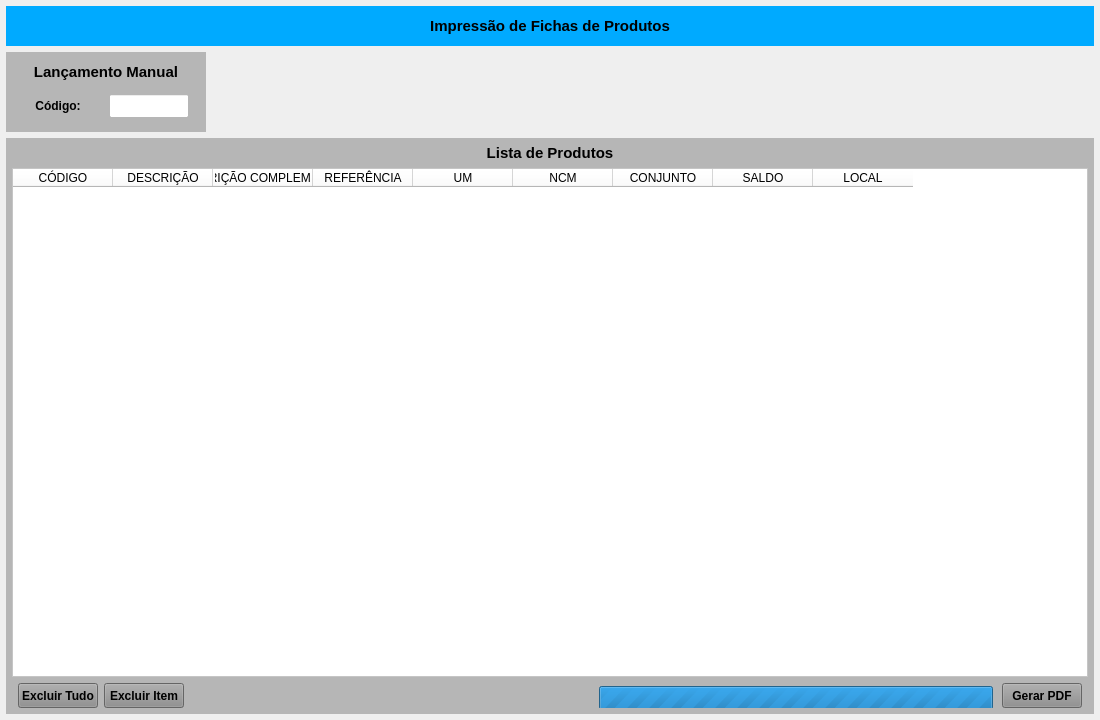
<?xml version="1.0" encoding="UTF-8"?>
<ui version="4.0">
 <class>MainWindow</class>
 <widget class="QMainWindow" name="MainWindow">
  <property name="geometry">
   <rect>
    <x>0</x>
    <y>0</y>
    <width>1100</width>
    <height>720</height>
   </rect>
  </property>
  <property name="windowTitle">
   <string>Imprimir Ficha Produto</string>
  </property>
  <widget class="QWidget" name="centralwidget">
   <layout class="QVBoxLayout" name="verticalLayout">
    <property name="leftMargin">
     <number>6</number>
    </property>
    <property name="topMargin">
     <number>6</number>
    </property>
    <property name="rightMargin">
     <number>6</number>
    </property>
    <property name="bottomMargin">
     <number>6</number>
    </property>
    <item>
     <widget class="QWidget" name="widget_cabecalho" native="true">
      <property name="sizePolicy">
       <sizepolicy hsizetype="Preferred" vsizetype="Fixed">
        <horstretch>0</horstretch>
        <verstretch>0</verstretch>
       </sizepolicy>
      </property>
      <property name="minimumSize">
       <size>
        <width>0</width>
        <height>40</height>
       </size>
      </property>
      <property name="maximumSize">
       <size>
        <width>16777215</width>
        <height>40</height>
       </size>
      </property>
      <property name="styleSheet">
       <string notr="true">background-color: rgb(0, 170, 255);</string>
      </property>
      <layout class="QHBoxLayout" name="horizontalLayout">
       <property name="spacing">
        <number>0</number>
       </property>
       <property name="leftMargin">
        <number>15</number>
       </property>
       <property name="topMargin">
        <number>6</number>
       </property>
       <property name="rightMargin">
        <number>15</number>
       </property>
       <property name="bottomMargin">
        <number>6</number>
       </property>
       <item>
        <widget class="QLabel" name="label_3">
         <property name="sizePolicy">
          <sizepolicy hsizetype="Minimum" vsizetype="Preferred">
           <horstretch>0</horstretch>
           <verstretch>0</verstretch>
          </sizepolicy>
         </property>
         <property name="minimumSize">
          <size>
           <width>0</width>
           <height>0</height>
          </size>
         </property>
         <property name="maximumSize">
          <size>
           <width>16777215</width>
           <height>16777215</height>
          </size>
         </property>
         <property name="font">
          <font>
           <pointsize>9</pointsize>
           <weight>75</weight>
           <bold>true</bold>
          </font>
         </property>
         <property name="text">
          <string/>
         </property>
         <property name="alignment">
          <set>Qt::AlignLeading|Qt::AlignLeft|Qt::AlignVCenter</set>
         </property>
        </widget>
       </item>
       <item>
        <widget class="QLabel" name="label_13">
         <property name="sizePolicy">
          <sizepolicy hsizetype="Minimum" vsizetype="Preferred">
           <horstretch>0</horstretch>
           <verstretch>0</verstretch>
          </sizepolicy>
         </property>
         <property name="minimumSize">
          <size>
           <width>300</width>
           <height>0</height>
          </size>
         </property>
         <property name="font">
          <font>
           <pointsize>11</pointsize>
           <weight>75</weight>
           <bold>true</bold>
          </font>
         </property>
         <property name="text">
          <string>Impressão de Fichas de Produtos</string>
         </property>
         <property name="alignment">
          <set>Qt::AlignCenter</set>
         </property>
        </widget>
       </item>
       <item>
        <widget class="QLabel" name="label_11">
         <property name="sizePolicy">
          <sizepolicy hsizetype="Preferred" vsizetype="Preferred">
           <horstretch>0</horstretch>
           <verstretch>0</verstretch>
          </sizepolicy>
         </property>
         <property name="minimumSize">
          <size>
           <width>0</width>
           <height>0</height>
          </size>
         </property>
         <property name="maximumSize">
          <size>
           <width>16777215</width>
           <height>16777215</height>
          </size>
         </property>
         <property name="font">
          <font>
           <pointsize>9</pointsize>
           <weight>75</weight>
           <bold>true</bold>
          </font>
         </property>
         <property name="text">
          <string/>
         </property>
         <property name="alignment">
          <set>Qt::AlignRight|Qt::AlignTrailing|Qt::AlignVCenter</set>
         </property>
        </widget>
       </item>
      </layout>
     </widget>
    </item>
    <item>
     <widget class="QWidget" name="widget_2" native="true">
      <property name="minimumSize">
       <size>
        <width>0</width>
        <height>80</height>
       </size>
      </property>
      <property name="maximumSize">
       <size>
        <width>16777215</width>
        <height>80</height>
       </size>
      </property>
      <layout class="QHBoxLayout" name="horizontalLayout_3">
       <property name="leftMargin">
        <number>0</number>
       </property>
       <property name="topMargin">
        <number>0</number>
       </property>
       <property name="rightMargin">
        <number>20</number>
       </property>
       <property name="bottomMargin">
        <number>0</number>
       </property>
       <item>
        <widget class="QWidget" name="widget_Cor4" native="true">
         <property name="sizePolicy">
          <sizepolicy hsizetype="Preferred" vsizetype="Preferred">
           <horstretch>0</horstretch>
           <verstretch>0</verstretch>
          </sizepolicy>
         </property>
         <property name="minimumSize">
          <size>
           <width>200</width>
           <height>0</height>
          </size>
         </property>
         <property name="maximumSize">
          <size>
           <width>200</width>
           <height>16777215</height>
          </size>
         </property>
         <property name="styleSheet">
          <string notr="true">background-color: rgb(182, 182, 182);</string>
         </property>
         <layout class="QVBoxLayout" name="verticalLayout_4">
          <property name="spacing">
           <number>1</number>
          </property>
          <property name="leftMargin">
           <number>1</number>
          </property>
          <property name="topMargin">
           <number>1</number>
          </property>
          <property name="rightMargin">
           <number>1</number>
          </property>
          <property name="bottomMargin">
           <number>3</number>
          </property>
          <item>
           <widget class="QWidget" name="widget_16" native="true">
            <property name="minimumSize">
             <size>
              <width>0</width>
              <height>25</height>
             </size>
            </property>
            <property name="maximumSize">
             <size>
              <width>16777215</width>
              <height>25</height>
             </size>
            </property>
            <property name="styleSheet">
             <string notr="true"/>
            </property>
            <layout class="QHBoxLayout" name="horizontalLayout_17">
             <property name="spacing">
              <number>3</number>
             </property>
             <property name="leftMargin">
              <number>3</number>
             </property>
             <property name="topMargin">
              <number>3</number>
             </property>
             <property name="rightMargin">
              <number>3</number>
             </property>
             <property name="bottomMargin">
              <number>3</number>
             </property>
             <item>
              <widget class="QLabel" name="label_52">
               <property name="maximumSize">
                <size>
                 <width>16777215</width>
                 <height>16777215</height>
                </size>
               </property>
               <property name="font">
                <font>
                 <pointsize>11</pointsize>
                 <weight>75</weight>
                 <bold>true</bold>
                </font>
               </property>
               <property name="text">
                <string>Lançamento Manual</string>
               </property>
               <property name="alignment">
                <set>Qt::AlignCenter</set>
               </property>
              </widget>
             </item>
            </layout>
           </widget>
          </item>
          <item>
           <widget class="QWidget" name="widget_37" native="true">
            <property name="minimumSize">
             <size>
              <width>0</width>
              <height>30</height>
             </size>
            </property>
            <property name="maximumSize">
             <size>
              <width>16777215</width>
              <height>30</height>
             </size>
            </property>
            <property name="styleSheet">
             <string notr="true"/>
            </property>
            <layout class="QHBoxLayout" name="horizontalLayout_4">
             <property name="spacing">
              <number>5</number>
             </property>
             <property name="leftMargin">
              <number>5</number>
             </property>
             <property name="topMargin">
              <number>3</number>
             </property>
             <property name="rightMargin">
              <number>5</number>
             </property>
             <property name="bottomMargin">
              <number>3</number>
             </property>
             <item>
              <widget class="QLabel" name="label_54">
               <property name="minimumSize">
                <size>
                 <width>70</width>
                 <height>0</height>
                </size>
               </property>
               <property name="maximumSize">
                <size>
                 <width>70</width>
                 <height>16777215</height>
                </size>
               </property>
               <property name="font">
                <font>
                 <pointsize>9</pointsize>
                 <weight>75</weight>
                 <bold>true</bold>
                </font>
               </property>
               <property name="text">
                <string>Código:</string>
               </property>
               <property name="alignment">
                <set>Qt::AlignCenter</set>
               </property>
              </widget>
             </item>
             <item>
              <widget class="QLineEdit" name="line_Codigo_Manu">
               <property name="sizePolicy">
                <sizepolicy hsizetype="Preferred" vsizetype="Preferred">
                 <horstretch>0</horstretch>
                 <verstretch>0</verstretch>
                </sizepolicy>
               </property>
               <property name="minimumSize">
                <size>
                 <width>60</width>
                 <height>0</height>
                </size>
               </property>
               <property name="maximumSize">
                <size>
                 <width>80</width>
                 <height>16777215</height>
                </size>
               </property>
               <property name="font">
                <font>
                 <pointsize>9</pointsize>
                </font>
               </property>
               <property name="styleSheet">
                <string notr="true">background-color: rgb(255, 255, 255);</string>
               </property>
               <property name="alignment">
                <set>Qt::AlignCenter</set>
               </property>
               <property name="placeholderText">
                <string/>
               </property>
              </widget>
             </item>
            </layout>
           </widget>
          </item>
         </layout>
        </widget>
       </item>
       <item>
        <widget class="QWidget" name="widget_4" native="true"/>
       </item>
      </layout>
     </widget>
    </item>
    <item>
     <widget class="QWidget" name="widget_3" native="true">
      <layout class="QHBoxLayout" name="horizontalLayout_2">
       <property name="leftMargin">
        <number>0</number>
       </property>
       <property name="topMargin">
        <number>0</number>
       </property>
       <property name="rightMargin">
        <number>0</number>
       </property>
       <property name="bottomMargin">
        <number>0</number>
       </property>
       <item>
        <widget class="QWidget" name="widget_Cor5" native="true">
         <property name="styleSheet">
          <string notr="true">background-color: rgb(182, 182, 182);</string>
         </property>
         <layout class="QVBoxLayout" name="verticalLayout_3">
          <property name="leftMargin">
           <number>6</number>
          </property>
          <property name="topMargin">
           <number>6</number>
          </property>
          <property name="rightMargin">
           <number>6</number>
          </property>
          <property name="bottomMargin">
           <number>6</number>
          </property>
          <item>
           <widget class="QLabel" name="label_Titulo">
            <property name="maximumSize">
             <size>
              <width>16777215</width>
              <height>18</height>
             </size>
            </property>
            <property name="font">
             <font>
              <pointsize>11</pointsize>
              <weight>75</weight>
              <bold>true</bold>
             </font>
            </property>
            <property name="text">
             <string>Lista de Produtos</string>
            </property>
            <property name="alignment">
             <set>Qt::AlignCenter</set>
            </property>
           </widget>
          </item>
          <item>
           <widget class="QTableWidget" name="table_Estrutura">
            <property name="sizePolicy">
             <sizepolicy hsizetype="Preferred" vsizetype="Preferred">
              <horstretch>0</horstretch>
              <verstretch>0</verstretch>
             </sizepolicy>
            </property>
            <property name="font">
             <font>
              <pointsize>8</pointsize>
             </font>
            </property>
            <property name="styleSheet">
             <string notr="true">background-color: rgb(255, 255, 255);</string>
            </property>
            <column>
             <property name="text">
              <string>CÓDIGO</string>
             </property>
            </column>
            <column>
             <property name="text">
              <string>DESCRIÇÃO</string>
             </property>
            </column>
            <column>
             <property name="text">
              <string>DESCRIÇÃO COMPLEMENTAR</string>
             </property>
            </column>
            <column>
             <property name="text">
              <string>REFERÊNCIA</string>
             </property>
            </column>
            <column>
             <property name="text">
              <string>UM</string>
             </property>
            </column>
            <column>
             <property name="text">
              <string>NCM</string>
             </property>
            </column>
            <column>
             <property name="text">
              <string>CONJUNTO</string>
             </property>
            </column>
            <column>
             <property name="text">
              <string>SALDO</string>
             </property>
            </column>
            <column>
             <property name="text">
              <string>LOCAL</string>
             </property>
            </column>
           </widget>
          </item>
          <item>
           <widget class="QWidget" name="widget" native="true">
            <property name="maximumSize">
             <size>
              <width>16777215</width>
              <height>25</height>
             </size>
            </property>
            <property name="sizeIncrement">
             <size>
              <width>0</width>
              <height>25</height>
             </size>
            </property>
            <layout class="QHBoxLayout" name="horizontalLayout_10">
             <property name="leftMargin">
              <number>6</number>
             </property>
             <property name="topMargin">
              <number>0</number>
             </property>
             <property name="rightMargin">
              <number>6</number>
             </property>
             <property name="bottomMargin">
              <number>0</number>
             </property>
             <item>
              <widget class="QPushButton" name="btn_ExcluirTudo">
               <property name="sizePolicy">
                <sizepolicy hsizetype="Fixed" vsizetype="Preferred">
                 <horstretch>0</horstretch>
                 <verstretch>0</verstretch>
                </sizepolicy>
               </property>
               <property name="minimumSize">
                <size>
                 <width>80</width>
                 <height>0</height>
                </size>
               </property>
               <property name="maximumSize">
                <size>
                 <width>80</width>
                 <height>16777215</height>
                </size>
               </property>
               <property name="font">
                <font>
                 <pointsize>9</pointsize>
                 <weight>75</weight>
                 <bold>true</bold>
                </font>
               </property>
               <property name="cursor">
                <cursorShape>PointingHandCursor</cursorShape>
               </property>
               <property name="layoutDirection">
                <enum>Qt::LeftToRight</enum>
               </property>
               <property name="autoFillBackground">
                <bool>false</bool>
               </property>
               <property name="styleSheet">
                <string notr="true">background-color: rgb(141, 141, 141);</string>
               </property>
               <property name="text">
                <string>Excluir Tudo</string>
               </property>
               <property name="checkable">
                <bool>false</bool>
               </property>
               <property name="autoDefault">
                <bool>false</bool>
               </property>
               <property name="default">
                <bool>false</bool>
               </property>
               <property name="flat">
                <bool>false</bool>
               </property>
              </widget>
             </item>
             <item>
              <widget class="QPushButton" name="btn_ExcluirItem">
               <property name="sizePolicy">
                <sizepolicy hsizetype="Fixed" vsizetype="Preferred">
                 <horstretch>0</horstretch>
                 <verstretch>0</verstretch>
                </sizepolicy>
               </property>
               <property name="minimumSize">
                <size>
                 <width>80</width>
                 <height>0</height>
                </size>
               </property>
               <property name="maximumSize">
                <size>
                 <width>80</width>
                 <height>16777215</height>
                </size>
               </property>
               <property name="font">
                <font>
                 <pointsize>9</pointsize>
                 <weight>75</weight>
                 <bold>true</bold>
                </font>
               </property>
               <property name="cursor">
                <cursorShape>PointingHandCursor</cursorShape>
               </property>
               <property name="layoutDirection">
                <enum>Qt::LeftToRight</enum>
               </property>
               <property name="autoFillBackground">
                <bool>false</bool>
               </property>
               <property name="styleSheet">
                <string notr="true">background-color: rgb(141, 141, 141);</string>
               </property>
               <property name="text">
                <string>Excluir Item</string>
               </property>
               <property name="checkable">
                <bool>false</bool>
               </property>
               <property name="autoDefault">
                <bool>false</bool>
               </property>
               <property name="default">
                <bool>false</bool>
               </property>
               <property name="flat">
                <bool>false</bool>
               </property>
              </widget>
             </item>
             <item>
              <widget class="QLabel" name="label_Texto">
               <property name="font">
                <font>
                 <pointsize>9</pointsize>
                 <weight>75</weight>
                 <bold>true</bold>
                </font>
               </property>
               <property name="text">
                <string/>
               </property>
              </widget>
             </item>
             <item>
              <widget class="QWidget" name="widget_Progress" native="true">
               <property name="minimumSize">
                <size>
                 <width>0</width>
                 <height>30</height>
                </size>
               </property>
               <property name="maximumSize">
                <size>
                 <width>16777215</width>
                 <height>30</height>
                </size>
               </property>
               <property name="styleSheet">
                <string notr="true">background-color: rgb(182, 182, 182);</string>
               </property>
               <layout class="QHBoxLayout" name="horizontalLayout_7">
                <property name="leftMargin">
                 <number>3</number>
                </property>
                <property name="topMargin">
                 <number>3</number>
                </property>
                <property name="rightMargin">
                 <number>3</number>
                </property>
                <property name="bottomMargin">
                 <number>3</number>
                </property>
                <item>
                 <widget class="QProgressBar" name="progressBar">
                  <property name="sizePolicy">
                   <sizepolicy hsizetype="Preferred" vsizetype="Preferred">
                    <horstretch>0</horstretch>
                    <verstretch>0</verstretch>
                   </sizepolicy>
                  </property>
                  <property name="maximum">
                   <number>0</number>
                  </property>
                  <property name="value">
                   <number>0</number>
                  </property>
                  <property name="textVisible">
                   <bool>false</bool>
                  </property>
                 </widget>
                </item>
               </layout>
              </widget>
             </item>
             <item>
              <widget class="QPushButton" name="btn_PDF">
               <property name="sizePolicy">
                <sizepolicy hsizetype="Fixed" vsizetype="Preferred">
                 <horstretch>0</horstretch>
                 <verstretch>0</verstretch>
                </sizepolicy>
               </property>
               <property name="maximumSize">
                <size>
                 <width>80</width>
                 <height>16777215</height>
                </size>
               </property>
               <property name="font">
                <font>
                 <pointsize>9</pointsize>
                 <weight>75</weight>
                 <bold>true</bold>
                </font>
               </property>
               <property name="cursor">
                <cursorShape>PointingHandCursor</cursorShape>
               </property>
               <property name="styleSheet">
                <string notr="true">background-color: rgb(141, 141, 141);</string>
               </property>
               <property name="text">
                <string>Gerar PDF</string>
               </property>
              </widget>
             </item>
            </layout>
           </widget>
          </item>
         </layout>
        </widget>
       </item>
      </layout>
     </widget>
    </item>
   </layout>
  </widget>
 </widget>
 <resources/>
 <connections/>
</ui>
